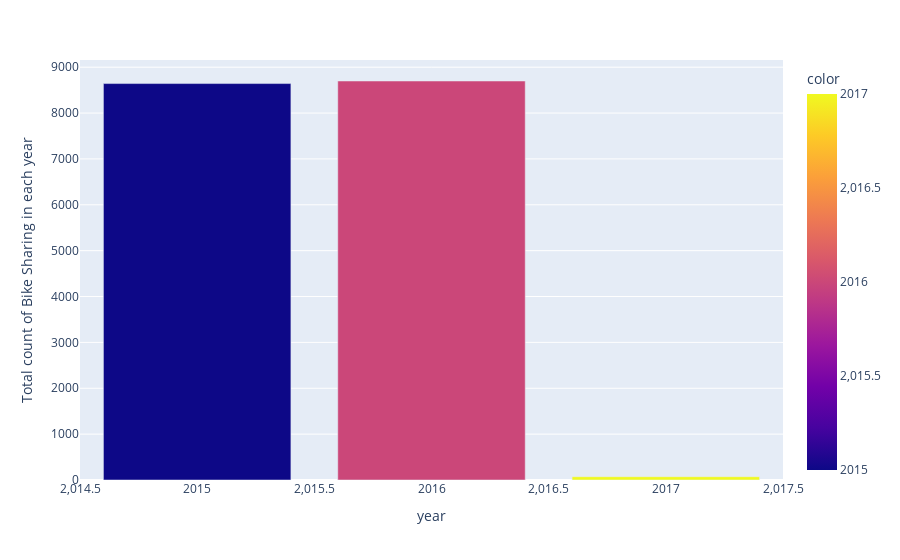

Notebook code cell kept with this figure:
### Markdown cell above
from above chart is clearly visible that people use bikes no matter what season it might be,so we are good with this feature

### Code cell
year_wise = pd.pivot_table(data,index= "year",values ="cnt",aggfunc = "count")
px.bar(x= year_wise.index ,y = year_wise["cnt"],color = year_wise.index ,labels = {"x":"year","y":"Total count of Bike Sharing in each year"})

### Figure 1 — Plotly figure (JSON) as saved in the notebook; plotly's stock layout.template omitted (floating-point values rounded to 4 significant figures)
{"data": [{"alignmentgroup": "True", "hovertemplate": "year=%{x}<br>Total count of Bike Sharing in each year=%{y}<br>color=%{marker.color}<extra></extra>", "legendgroup": "", "marker": {"color": [2015, 2016, 2017], "coloraxis": "coloraxis"}, "name": "", "offsetgroup": "", "orientation": "v", "showlegend": false, "textposition": "auto", "type": "bar", "x": [2015, 2016, 2017], "xaxis": "x", "y": [8643, 8699, 72], "yaxis": "y"}], "layout": {"barmode": "relative", "coloraxis": {"colorbar": {"title": {"text": "color"}}, "colorscale": [[0, "#0d0887"], [0.1111, "#46039f"], [0.2222, "#7201a8"], [0.3333, "#9c179e"], [0.4444, "#bd3786"], [0.5556, "#d8576b"], [0.6667, "#ed7953"], [0.7778, "#fb9f3a"], [0.8889, "#fdca26"], [1, "#f0f921"]]}, "legend": {"tracegroupgap": 0}, "margin": {"t": 60}, "xaxis": {"anchor": "y", "domain": [0, 1], "title": {"text": "year"}}, "yaxis": {"anchor": "x", "domain": [0, 1], "title": {"text": "Total count of Bike Sharing in each year"}}}}
